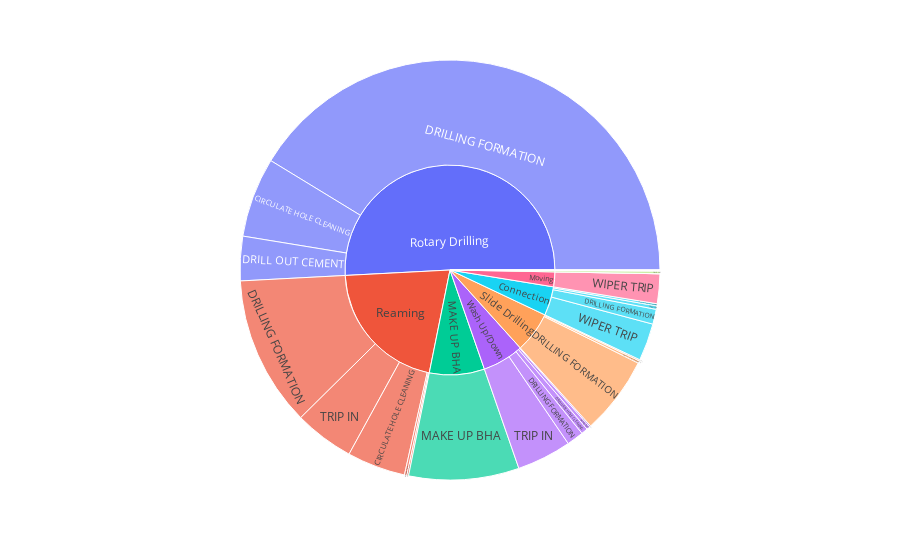

Source (notebook cell):
### Code cell
import plotly.graph_objects as go
PieChart_DF = data_load.groupby(['LABEL_SubActivity', 'LABEL_Activity']).sum().reset_index()
PieChart_DF = PieChart_DF[['LABEL_SubActivity', 'LABEL_Activity', 'Duration(minutes)']]

fig = px.sunburst(PieChart_DF, path=['LABEL_SubActivity', 'LABEL_Activity'], values='Duration(minutes)')
# fig.update_layout(uniformtext=dict(minsize=10, mode='hide'))
fig.show()

### Figure 1 — Plotly figure (JSON) as saved in the notebook; plotly's stock layout.template omitted (floating-point values rounded to 4 significant figures)
{"data": [{"branchvalues": "total", "domain": {"x": [0, 1], "y": [0, 1]}, "hovertemplate": "labels=%{label}<br>Duration(minutes)=%{value}<br>parent=%{parent}<br>id=%{id}<extra></extra>", "ids": ["Connection/CIRCULATE HOLE CLEANING", "Reaming/CIRCULATE HOLE CLEANING", "Rotary Drilling/CIRCULATE HOLE CLEANING", "Slide Drilling/CIRCULATE HOLE CLEANING", "Wash Up/Down/CIRCULATE HOLE CLEANING", "Reaming/DRILL OUT CEMENT", "Rotary Drilling/DRILL OUT CEMENT", "Slide Drilling/DRILL OUT CEMENT", "Wash Up/Down/DRILL OUT CEMENT", "Connection/DRILLING FORMATION", "FALSE/Check/DRILLING FORMATION", "Reaming/DRILLING FORMATION", "Rotary Drilling/DRILLING FORMATION", "Slide Drilling/DRILLING FORMATION", "Wash Up/Down/DRILLING FORMATION", "MAKE UP BHA/MAKE UP BHA", "Circulation/TRIP IN", "Connection/TRIP IN", "Moving/TRIP IN", "Reaming/TRIP IN", "Stationary/TRIP IN", "Wash Up/Down/TRIP IN", "Circulation/WIPER TRIP", "Connection/WIPER TRIP", "Moving/WIPER TRIP", "Reaming/WIPER TRIP", "Stationary/WIPER TRIP", "Wash Up/Down/WIPER TRIP", "Circulation", "Connection", "FALSE/Check", "MAKE UP BHA", "Moving", "Reaming", "Rotary Drilling", "Slide Drilling", "Stationary", "Wash Up/Down"], "labels": ["CIRCULATE HOLE CLEANING", "CIRCULATE HOLE CLEANING", "CIRCULATE HOLE CLEANING", "CIRCULATE HOLE CLEANING", "CIRCULATE HOLE CLEANING", "DRILL OUT CEMENT", "DRILL OUT CEMENT", "DRILL OUT CEMENT", "DRILL OUT CEMENT", "DRILLING FORMATION", "DRILLING FORMATION", "DRILLING FORMATION", "DRILLING FORMATION", "DRILLING FORMATION", "DRILLING FORMATION", "MAKE UP BHA", "TRIP IN", "TRIP IN", "TRIP IN", "TRIP IN", "TRIP IN", "TRIP IN", "WIPER TRIP", "WIPER TRIP", "WIPER TRIP", "WIPER TRIP", "WIPER TRIP", "WIPER TRIP", "Circulation", "Connection", "FALSE/Check", "MAKE UP BHA", "Moving", "Reaming", "Rotary Drilling", "Slide Drilling", "Stationary", "Wash Up/Down"], "name": "", "parents": ["Connection", "Reaming", "Rotary Drilling", "Slide Drilling", "Wash Up/Down", "Reaming", "Rotary Drilling", "Slide Drilling", "Wash Up/Down", "Connection", "FALSE/Check", "Reaming", "Rotary Drilling", "Slide Drilling", "Wash Up/Down", "MAKE UP BHA", "Circulation", "Connection", "Moving", "Reaming", "Stationary", "Wash Up/Down", "Circulation", "Connection", "Moving", "Reaming", "Stationary", "Wash Up/Down", "", "", "", "", "", "", "", "", "", ""], "type": "sunburst", "values": [3.58, 95.44, 130.2, 2, 10.58, 2.75, 72.41, 3.92, 2.17, 24.31, 0, 245.6, 875.4, 127.5, 27.55, 179.9, 4.32, 5.59, 0, 97.65, 0.33, 89.07, 0.67, 61.02, 48.48, 4, 0.75, 5.58, 4.99, 94.5, 0, 179.9, 48.48, 445.4, 1078.0, 133.4, 1.08, 134.9]}], "layout": {"legend": {"tracegroupgap": 0}, "margin": {"t": 60}}}
